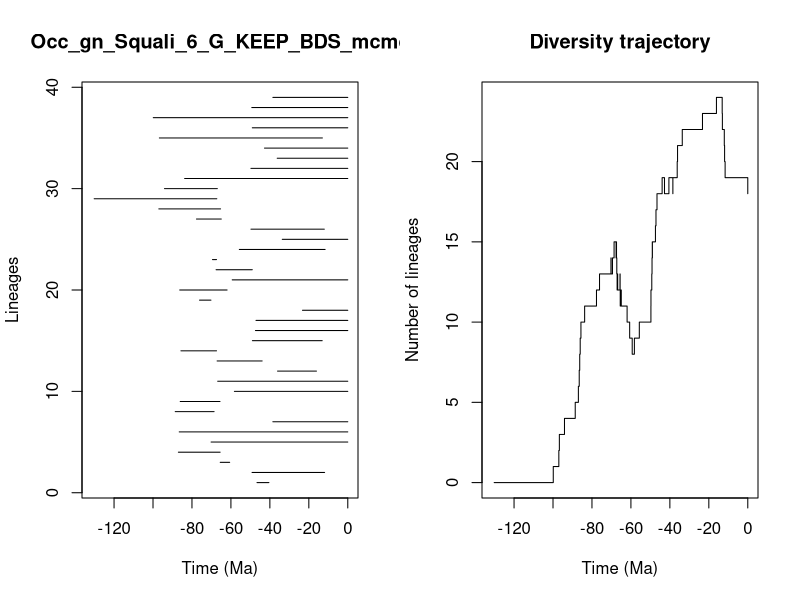

R code for this plot:


pdf(file='../Results/Genus/5_MA_bins_EXT_EP/pyrate_mcmc_logs/Occ_gn_Squali_6_G_KEEP_BDS_mcmc_LTT.pdf',width=0.6*20, height=0.6*10)
title = "Occ_gn_Squali_6_G_KEEP_BDS_mcmc"
ts=c(46.60924125654578, 49.15729895720128,65.48503225978008,86.97384513660195,70.17607721507389,86.53841887757667,38.46491625787677,88.58989833603393,86.03662334825924,58.21527351510295,66.78461631993721,36.05829109562769,67.0842662128209,85.66058014246029,48.96697305490782,47.406550433536346,47.13340418953835,23.258832506859232,76.1166445429621,86.28491792135864,59.33395504172703,67.60939275290131,69.46533551953206,55.68564461463383,33.63506409788083,49.70724308814847,77.68104329131533,97.00874719582359,130.20775341852453,94.10654255459148,83.75920397143062,49.7311181731226,36.232182376796125,42.76103771614775,96.73791374932735,49.01788827304256,99.86681005008796,49.284293972233705,38.45286784768543)
te=c(40.49587655255478, 11.904070996732107,60.643078461773854,65.53876851862663,0.0,0.0,0.0,68.645014181322,65.60889109721752,0.0,0.0,16.089484457703243,43.973866837411975,67.3995604125956,13.135731366126913,0.0,0.0,0.0,70.25172996989164,61.95794349970116,0.0,49.02948731889377,67.39553226527583,11.632498607469616,0.0,12.05848716527896,64.95048369983924,65.32112266895096,67.24627017220668,66.97146569077617,0.0,0.0,0.0,0.0,13.040000874799423,0.0,0.0,0.0,0.0)
div_traj=c(0, 1,2,3,4,5,6,7,8,9,10,11,12,13,14,13,14,15,14,15,14,13,12,13,12,13,12,11,12,11,10,9,8,9,10,11,12,13,14,15,14,15,16,17,18,19,18,19,18,19,20,21,22,23,24,23,22,21,20,19,18)
time_events=c(130.20775341852453, 99.86681005008796,97.00874719582359,96.73791374932735,94.10654255459148,88.58989833603393,86.97384513660195,86.53841887757667,86.28491792135864,86.03662334825924,85.66058014246029,83.75920397143062,77.68104329131533,76.1166445429621,70.25172996989164,70.17607721507389,69.46533551953206,68.645014181322,67.60939275290131,67.3995604125956,67.39553226527583,67.24627017220668,67.0842662128209,66.97146569077617,66.78461631993721,65.60889109721752,65.53876851862663,65.48503225978008,65.32112266895096,64.95048369983924,61.95794349970116,60.643078461773854,59.33395504172703,58.21527351510295,55.68564461463383,49.7311181731226,49.70724308814847,49.284293972233705,49.15729895720128,49.02948731889377,49.01788827304256,48.96697305490782,47.406550433536346,47.13340418953835,46.60924125654578,43.973866837411975,42.76103771614775,40.49587655255478,38.46491625787677,38.45286784768543,36.232182376796125,36.05829109562769,33.63506409788083,23.258832506859232,16.089484457703243,13.135731366126913,13.040000874799423,12.05848716527896,11.904070996732107,11.632498607469616,0.0)
                par(mfrow=c(1,2))
                L = length(ts)
                plot(ts, 1:L , xlim=c(-max(ts)-1,0), pch=20, type="n", main=title,xlab="Time (Ma)",ylab="Lineages")
                for (i in 1:L){segments(x0=-te[i],y0=i,x1=-ts[i],y1=i)}    
                t = -time_events
                plot(div_traj ~ t,type="s", main = "Diversity trajectory",xlab="Time (Ma)",ylab="Number of lineages",xlim=c(-max(ts)-1,0))
                abline(v=c(65,200,251,367,445),lty=2,col="gray")
                
